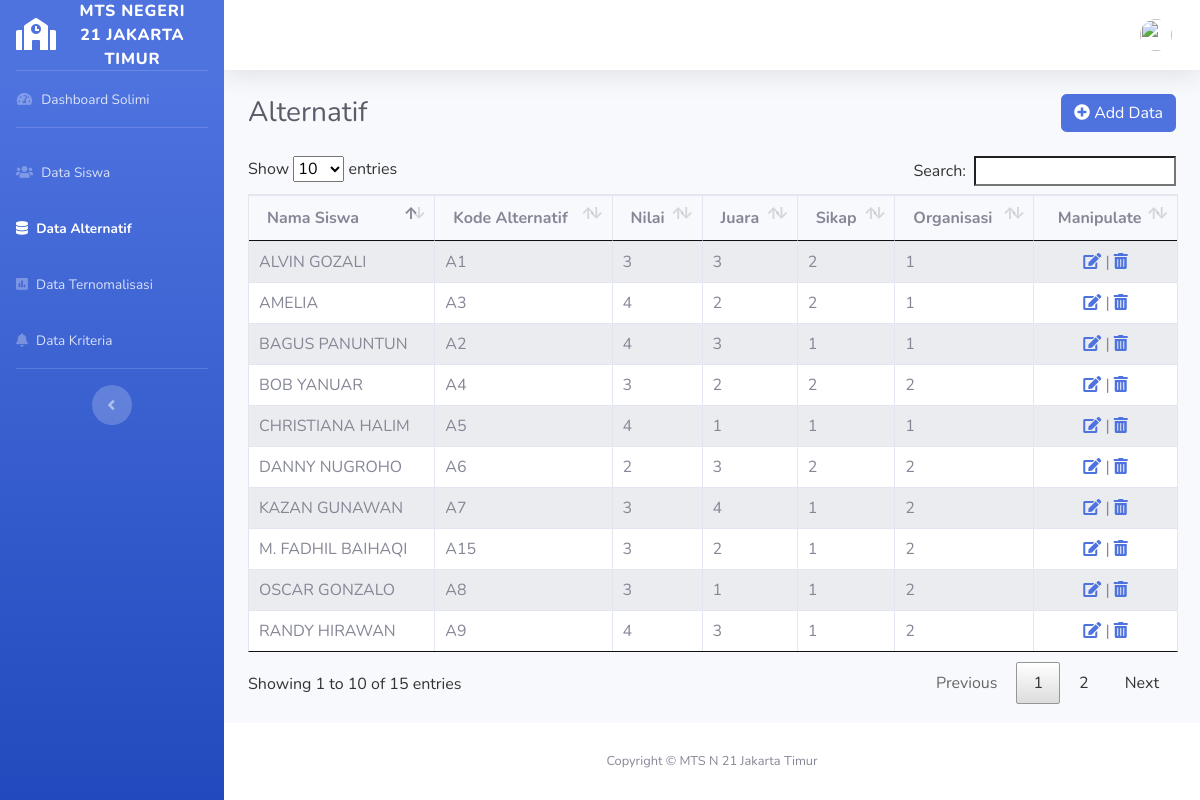
The page /alternatif.php on the database its author committed.
### tables this page shows
CREATE TABLE `alternatif` (
  `id_alternatif` int(11) NOT NULL,
  `id_siswa` int(11) DEFAULT NULL,
  `kode_alternatif` varchar(100) DEFAULT NULL,
  `nilai` int(11) DEFAULT NULL,
  `juara` int(11) DEFAULT NULL,
  `sikap` int(11) DEFAULT NULL,
  `organisasi` int(11) DEFAULT NULL
);

CREATE TABLE `siswa` (
  `id_siswa` int(11) NOT NULL,
  `nisn` int(11) DEFAULT NULL,
  `nama_siswa` varchar(100) DEFAULT NULL,
  `status` varchar(30) DEFAULT NULL,
  `nilai_siswa` decimal(5,0) DEFAULT NULL,
  `juara` varchar(100) DEFAULT NULL,
  `sikap` varchar(30) DEFAULT NULL,
  `organisasi` varchar(30) DEFAULT NULL
);

### alternatif.php (the view, shortened to what this page needs)
<?php
  include 'system/database.php';
 ?>
<!DOCTYPE html>
 <html lang="en">
<head>
  <link rel="stylesheet" type="text/css" href="css/dataTables.bootstrap4.min.css">
  <link rel="stylesheet" type="text/css" href="css/jquery.dataTables.css">
  <link href="vendor/fontawesome-free/css/all.min.css" rel="stylesheet" type="text/css">
  <link href="css/sb-admin-2.min.css" rel="stylesheet">
</head>
<body id="page-top">
  <div id="wrapper">
    <ul class="navbar-nav bg-gradient-primary sidebar sidebar-dark accordion" id="accordionSidebar">
      <a class="sidebar-brand d-flex align-items-center justify-content-center" href="index.html">
        <div class="sidebar-brand-icon">
          <i class="fas fa-school" style="color:#ffffff"></i>
        </div>
        <div class="sidebar-brand-text mx-3">MTS Negeri 21 Jakarta Timur</div>
      </a>
      <hr class="sidebar-divider my-0">
      <li class="nav-item">
        <a class="nav-link" href="dashboard.php">
          <i class="fas fa-fw fa-tachometer-alt"></i>
          <span>Dashboard Solimi</span></a>
      </li>
      <hr class="sidebar-divider">
      <li class="nav-item">
        <a class="nav-link" href="siswa.php">
          <i class="fas fa-users"></i>
          <span>Data Siswa</span></a>
      </li>
      <li class="nav-item active">
        <a class="nav-link" href="alternatif.php">
          <i class="fas fa-database"></i>
          <span>Data Alternatif</span></a>
      </li>
      <li class="nav-item">
        <a class="nav-link" href="hasil.php">
          <i class="fas fa-poll"></i>
          <span>Data Ternomalisasi</span></a>
      </li>
      <li class="nav-item">
        <a class="nav-link" href="kriteria.php">
          <i class="fas fa-bell"></i>
          <span>Data Kriteria</span></a>
      </li>
      <hr class="sidebar-divider d-none d-md-block">
      <div class="text-center d-none d-md-inline">
        <button class="rounded-circle border-0" id="sidebarToggle"></button>
      </div>
    </ul>
    <div id="content-wrapper" class="d-flex flex-column">
      <div id="content">
        <nav class="navbar navbar-expand navbar-light bg-white topbar mb-4 static-top shadow">
          <ul class="navbar-nav ml-auto">
            <li class="nav-item dropdown no-arrow">
              <a class="nav-link dropdown-toggle" href="#" id="userDropdown" role="button" data-toggle="dropdown" aria-haspopup="true" aria-expanded="false">
                <img class="img-profile rounded-circle" src="img/profile-admin.jpg">
              </a>
            </li>
          </ul>
        </nav>
        <div class="container-fluid">
          <div class="d-sm-flex align-items-center justify-content-between mb-4">
            <h1 class="h3 mb-0 text-gray-800">Alternatif</h1>
            <a href="" class="btn btn-primary" data-toggle="modal" data-target="#modal-tambah"><i class="fas fa-plus-circle"></i> Add Data</a>
          </div>
          <div class="row">
            <div class="col-md-12">
              <table id="myTable" class="table table-bordered table-striped table">
                <thead>
                  <tr>
                    <th>Nama Siswa</th>
                    <th>Kode Alternatif</th>
                    <th>Nilai</th>
                    <th>Juara</th>
                    <th>Sikap</th>
                    <th>Organisasi</th>
                    <th class="text-center">Manipulate</th>
                  </tr>
                </thead>
                <tbody>
                  <?php
                    $query = mysqli_query($connection, "SELECT a.id_alternatif, a.id_siswa, s.nama_siswa, a.kode_alternatif, a.nilai, a.juara, a.sikap, a.organisasi, s.nisn FROM alternatif a JOIN siswa s ON a.id_siswa = s.id_siswa");
                    while ($ssiswa = mysqli_fetch_array($query)) {
                   ?>
                  <tr >
                    <td><?php echo $ssiswa['nama_siswa'] ?></td>
                    <td><?php echo $ssiswa['kode_alternatif'] ?></td>
                    <td><?php echo $ssiswa['nilai'] ?></td>
                    <td><?php echo $ssiswa['juara'] ?></td>
                    <td><?php echo $ssiswa['sikap'] ?></td>
                    <td><?php echo $ssiswa['organisasi'] ?></td>
                    <td class="text-center font color=black"><a href="alternatif.php?id_siswa=<?php echo  $ssiswa['id_siswa'] ?>" data-toggle="modal" data-target="#modal-edit<?php echo $ssiswa['id_siswa'] ?>"><i class='fas fa-edit'></i></a> | <a href="hapus_alternatif.php?id_alternatif=<?php echo $ssiswa['id_alternatif'] ?>"><i class='fas fa-trash-alt'></i></a></td>
                  </tr>
                  <?php
                    }
                   ?>
                </tbody>
              </table>
            </div>
          </div>
        </div>
      </div>
      <footer class="sticky-footer bg-white">
        <div class="container my-auto">
          <div class="copyright text-center my-auto">
            <span>Copyright &copy; MTS N 21 Jakarta Timur</span>
          </div>
        </div>
      </footer>
    </div>
  </div>
</body>
</html>

### rows shown on the page
alternatif: id_siswa.nama_siswa "ALVIN GOZALI", kode_alternatif "A1", nilai "3", juara "3", sikap "2", organisasi "1"
alternatif: id_siswa.nama_siswa "BAGUS PANUNTUN", kode_alternatif "A2", nilai "4", juara "3", sikap "1", organisasi "1"
alternatif: id_siswa.nama_siswa "AMELIA", kode_alternatif "A3", nilai "4", juara "2", sikap "2", organisasi "1"
alternatif: id_siswa.nama_siswa "BOB YANUAR", kode_alternatif "A4", nilai "3", juara "2", sikap "2", organisasi "2"
alternatif: id_siswa.nama_siswa "CHRISTIANA HALIM", kode_alternatif "A5", nilai "4", juara "1", sikap "1", organisasi "1"
alternatif: id_siswa.nama_siswa "DANNY NUGROHO", kode_alternatif "A6", nilai "2", juara "3", sikap "2", organisasi "2"
alternatif: id_siswa.nama_siswa "KAZAN GUNAWAN", kode_alternatif "A7", nilai "3", juara "4", sikap "1", organisasi "2"
alternatif: id_siswa.nama_siswa "OSCAR GONZALO", kode_alternatif "A8", nilai "3", juara "1", sikap "1", organisasi "2"
alternatif: id_siswa.nama_siswa "RANDY HIRAWAN", kode_alternatif "A9", nilai "4", juara "3", sikap "1", organisasi "2"
alternatif: id_siswa.nama_siswa "M. FADHIL BAIHAQI", kode_alternatif "A15", nilai "3", juara "2", sikap "1", organisasi "2"
